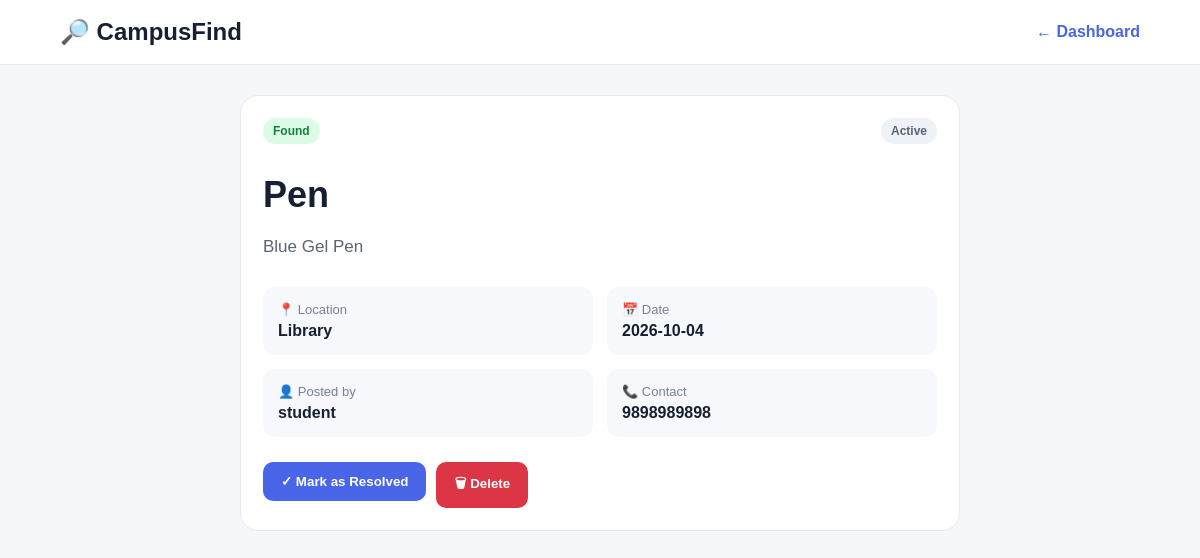
The app's page /report/1 (signed in) with its own data.
### tables this page shows
CREATE TABLE reports (
        id INTEGER PRIMARY KEY AUTOINCREMENT,
        user_id INTEGER NOT NULL,
        report_type TEXT NOT NULL,
        item_name TEXT NOT NULL,
        description TEXT NOT NULL,
        location TEXT NOT NULL,
        report_date TEXT NOT NULL,
        contact TEXT NOT NULL,
        status TEXT NOT NULL DEFAULT 'Active',
        created_at TEXT NOT NULL,
        FOREIGN KEY (user_id) REFERENCES users(id));

CREATE TABLE users (
        id INTEGER PRIMARY KEY AUTOINCREMENT,
        username TEXT UNIQUE NOT NULL,
        password TEXT NOT NULL);

### app.py (the view)
@app.route("/report/<int:report_id>")
def details(report_id):
    if "user_id" not in session:
        return redirect(url_for("login"))
    conn = get_db()
    report = conn.execute("""SELECT reports.*, users.username FROM reports
                             JOIN users ON reports.user_id=users.id
                             WHERE reports.id=?""", (report_id,)).fetchone()
    conn.close()
    if not report:
        flash("Report not found.", "error")
        return redirect(url_for("index"))
    return render_template("details.html", report=report)

### app.py (called while the page is built)
def get_db():
    conn = sqlite3.connect(DB)
    conn.row_factory = sqlite3.Row
    return conn

### templates/details.html (shortened to what this page needs)
<!doctype html>
<html><head><meta charset="UTF-8"><meta name="viewport" content="width=device-width,initial-scale=1">
<title>{{report.item_name}} - CampusFind</title><link rel="stylesheet" href="{{url_for('static',filename='style.css')}}"></head>
<body><div class="app"><header class="topbar"><div class="brand">🔎 CampusFind</div><a href="/" class="back">← Dashboard</a></header>
<main class="container narrow">
<section class="detail-card"><div class="card-top"><span class="tag {{report.report_type|lower}}">{{report.report_type}}</span><span class="status">{{report.status}}</span></div>
<h1>{{report.item_name}}</h1><p class="description">{{report.description}}</p>
<div class="detail-grid"><div><span>📍 Location</span><b>{{report.location}}</b></div><div><span>📅 Date</span><b>{{report.report_date}}</b></div>
<div><span>👤 Posted by</span><b>{{report.username}}</b></div><div><span>📞 Contact</span><b>{{report.contact}}</b></div></div>
{% if report.user_id==session["user_id"] and report.status=="Active" %}<div class="actions">
<form method="post" action="/resolve/{{report.id}}"><button class="primary">✓ Mark as Resolved</button></form>
<form method="post" action="/delete/{{report.id}}" onsubmit="return confirm('Delete this report?')"><button class="danger">🗑 Delete</button></form>
</div>{% endif %}</section></main></div></body></html>

### static/style.css (style rules this page uses)
* { box-sizing:border-box }
body { margin:0;font-family:Arial,Helvetica,sans-serif;background:#f5f7fb;color:#172033 }
a { text-decoration:none;color:inherit }
.app { min-height:100vh }
.topbar { background:white;border-bottom:1px solid #e5e8ef;padding:18px 5%;display:flex;align-items:center;justify-content:space-between;gap:20px }
.brand { font-size:24px;font-weight:800 }
.logout,.back,.clear { color:#4965e8;font-weight:700 }
.container { width:min(1100px,92%);margin:30px auto }
.narrow { max-width:720px }
.primary { border:0;background:#4965e8;color:white;padding:12px 18px;border-radius:10px;cursor:pointer;font-weight:700 }
.panel,.form-panel,.detail-card { background:white;border:1px solid #e6e9f0;border-radius:18px;padding:22px;margin-bottom:22px }
.card-top { display:flex;justify-content:space-between;align-items:center;gap:8px }
.tag,.status { padding:6px 10px;border-radius:999px;font-size:12px;font-weight:800 }
.tag.found { background:#dcfce7;color:#15803d }
.status { background:#eef1f7;color:#5b6475 }
.detail-card h1 { font-size:36px;margin-bottom:8px }
.description { font-size:17px;line-height:1.7;color:#596477 }
.detail-grid { display:grid;grid-template-columns:1fr 1fr;gap:14px;margin-top:25px }
.detail-grid div { background:#f7f8fb;padding:15px;border-radius:12px }
.detail-grid span { display:block;color:#778093;font-size:13px;margin-bottom:5px }
.actions { display:flex;gap:10px;margin-top:25px }
.danger { border:0;background:#dc3545;color:white;padding:12px 18px;border-radius:10px;cursor:pointer;font-weight:700 }

### records on screen
reports: report_type "Found", status "Active", item_name "Pen", description "Blue Gel Pen", location "Library", report_date "2026-10-04", contact "9898989898"
users: username "student"
